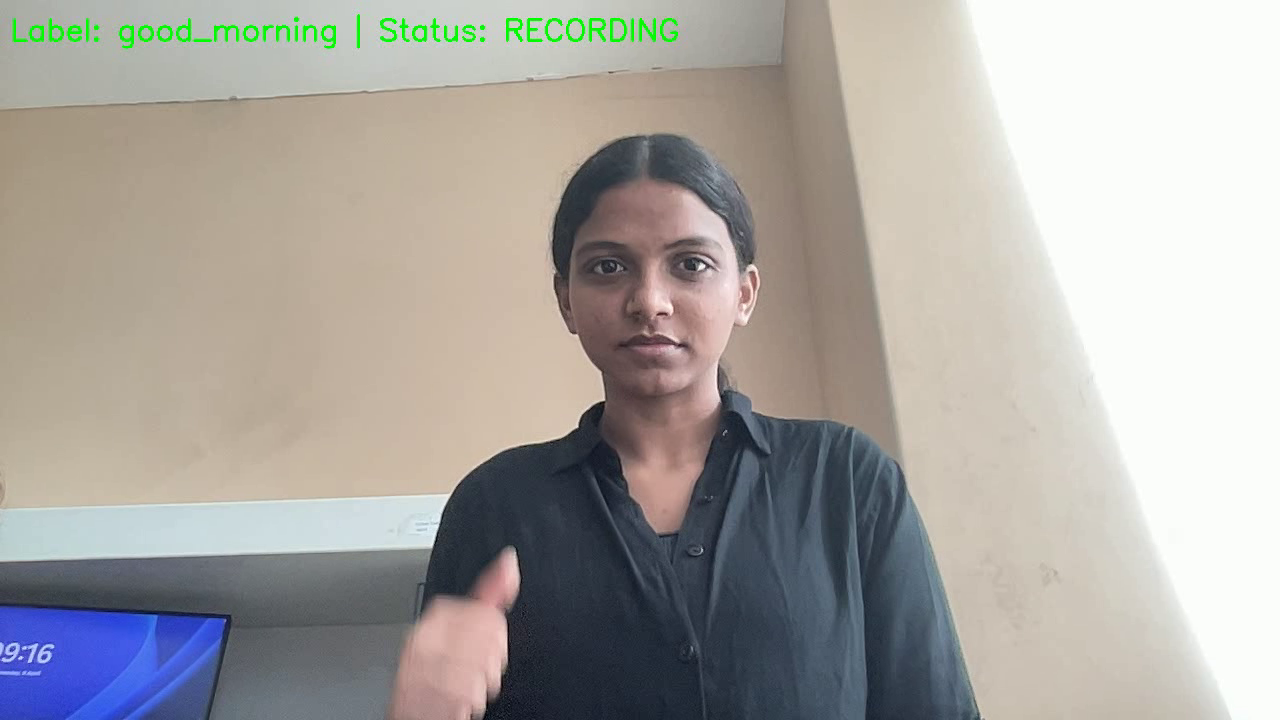
#> input picture frame 9 of silent_voice/lib/SignDataset/good_morning/good_morning_1744170396.mp4, 1280 x 720 px
$ python sign_to_frames.py
#> lines starting #> are read from the running program, lines starting #| are printed output that depends on the picture
import cv2
import os

def extract_frames(video_path, output_folder, frame_size=(64, 64)):
#> called with output_folder = 'SignFrames/good_morning', frame_size = (64, 64)
    cap = cv2.VideoCapture(video_path)
    frame_count = 0

    os.makedirs(output_folder, exist_ok=True)

    while True:
        ret, frame = cap.read()
#> frame is the input picture: shape (720, 1280, 3); mean B, G, R 161.2, 165.6, 168.7
        if not ret:
            break
        # Resize frame (optional)
        frame = cv2.resize(frame, frame_size)
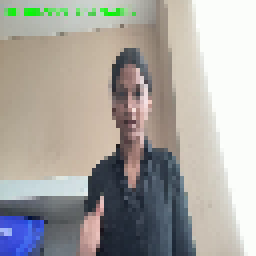
#> frame: shape (64, 64, 3) (shown 4 times larger); mean B, G, R 160.8, 165.7, 168.3
        frame_path = os.path.join(output_folder, f"frame_{frame_count:04d}.jpg")
        cv2.imwrite(frame_path, frame)
        frame_count += 1

    cap.release()
    print(f"✅ Extracted {frame_count} frames from {video_path}")

def process_dataset(input_root='SignDataset', output_root='SignFrames'):
    for sign_name in os.listdir(input_root):
        sign_path = os.path.join(input_root, sign_name)
        if os.path.isdir(sign_path):
            # There should be only one video file in each sign folder
            video_files = [f for f in os.listdir(sign_path) if f.endswith(('.mp4', '.mov', '.avi'))]
            if video_files:
                video_path = os.path.join(sign_path, video_files[0])
                output_path = os.path.join(output_root, sign_name)
                extract_frames(video_path, output_path)

if __name__ == "__main__":
    process_dataset()

$ run again, starting later in the video
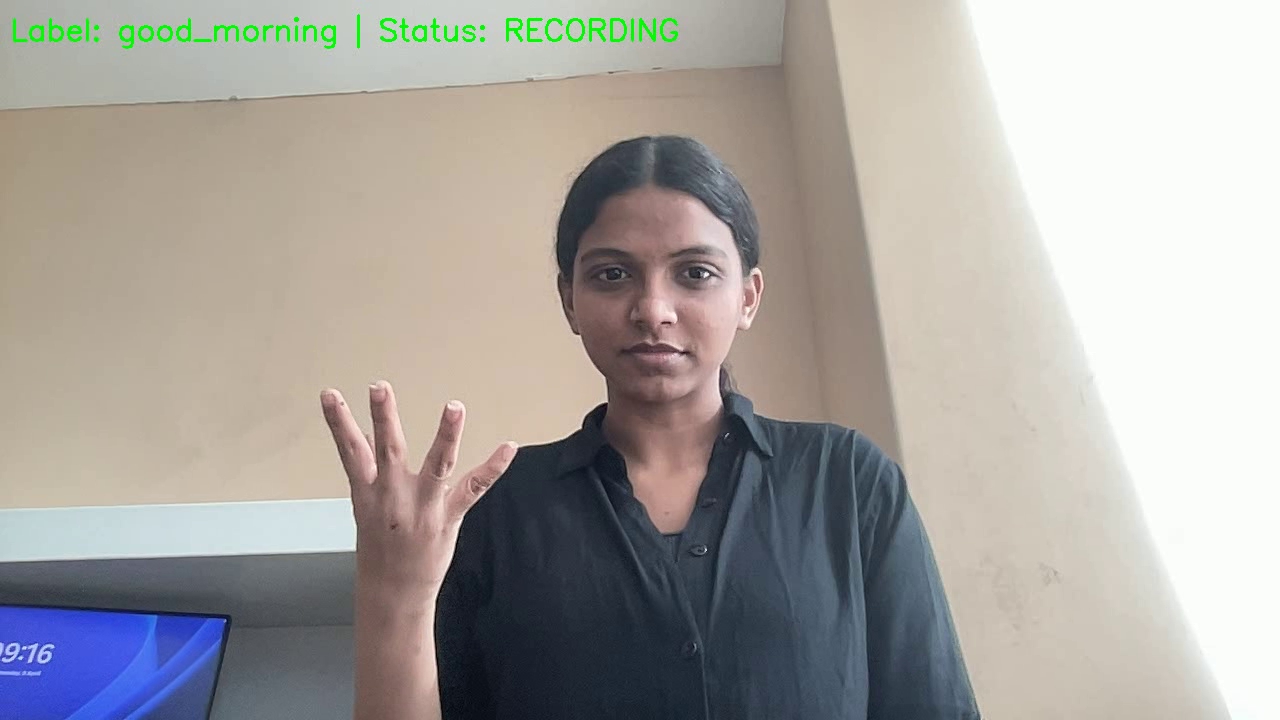
#> input picture frame 40 of silent_voice/lib/SignDataset/good_morning/good_morning_1744170396.mp4, 1280 x 720 px
#> in extract_frames, frame is the input picture: shape (720, 1280, 3); mean B, G, R 159.6, 163.7, 167.2
#> in extract_frames, `frame = cv2.resize(frame, frame_size)`:
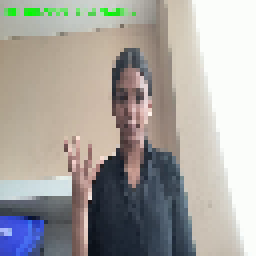
#> frame: shape (64, 64, 3) (shown 4 times larger); mean B, G, R 159.3, 163.9, 166.9

$ run again, starting later in the video
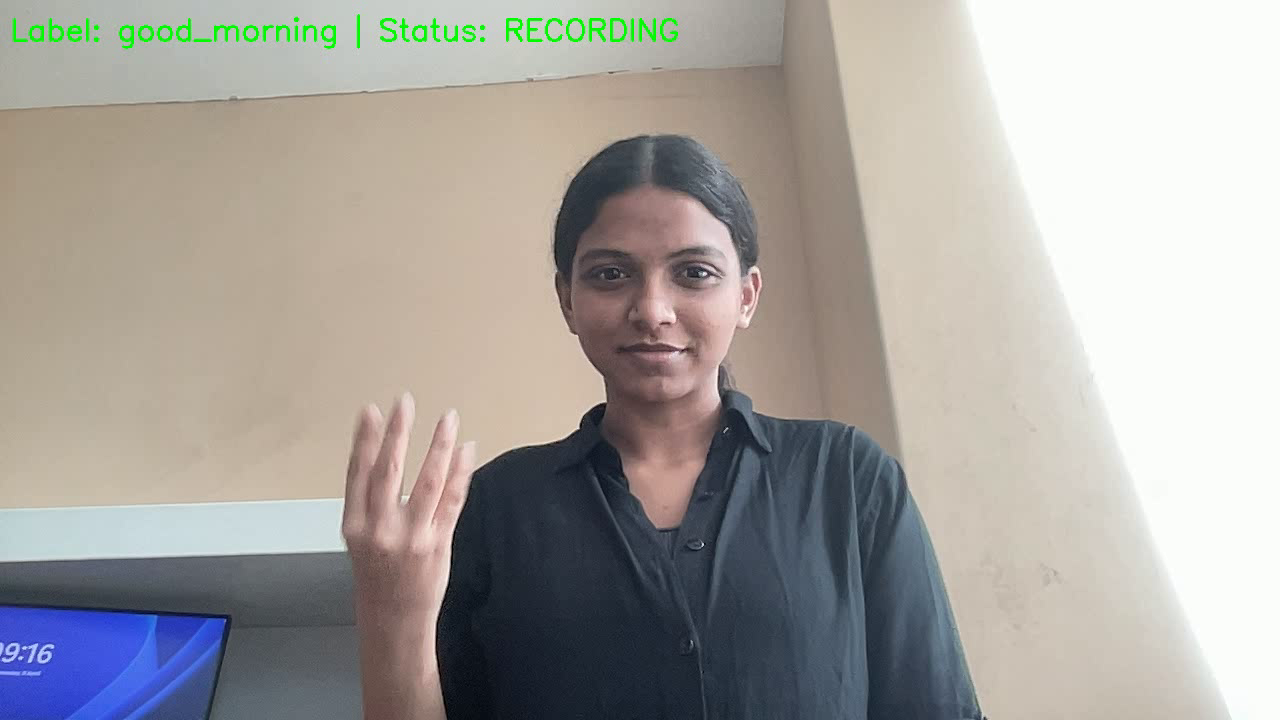
#> input picture frame 72 of silent_voice/lib/SignDataset/good_morning/good_morning_1744170396.mp4, 1280 x 720 px
#> in extract_frames, frame is the input picture: shape (720, 1280, 3); mean B, G, R 158.7, 162.8, 166.1
#> in extract_frames, `frame = cv2.resize(frame, frame_size)`:
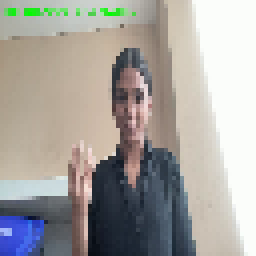
#> frame: shape (64, 64, 3) (shown 4 times larger); mean B, G, R 158.3, 162.9, 165.7
